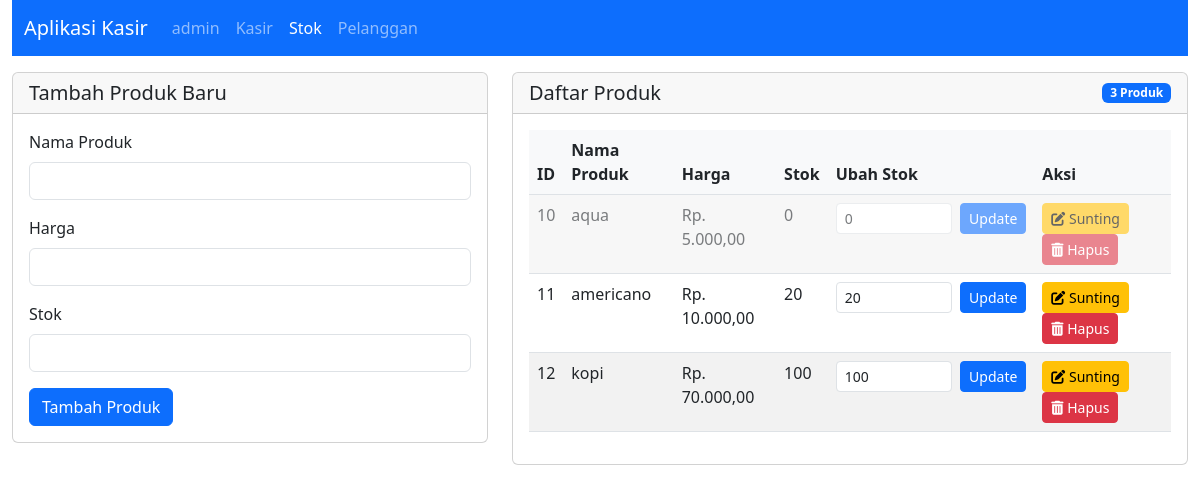
The app's page /stok.php with its own data.
### tables this page shows
CREATE TABLE `kasir_produk` (
  `ProdukID` int(11) NOT NULL,
  `NamaProduk` varchar(100) NOT NULL,
  `Harga` decimal(10,2) NOT NULL,
  `Stok` int(11) NOT NULL
);

### stok.php (the view, shortened to what this page needs)
<?php
include 'koneksi.php';
 $produk = mysqli_query($conn, "SELECT * FROM kasir_produk");
?>
<!DOCTYPE html>
<html lang="id">
<head>
    <link href="https://cdn.jsdelivr.net/npm/bootstrap@5.3.0/dist/css/bootstrap.min.css" rel="stylesheet">
    <link rel="stylesheet" href="https://cdnjs.cloudflare.com/ajax/libs/font-awesome/6.0.0/css/all.min.css">
</head>
<body>
    <div class="container-fluid">
        <nav class="navbar navbar-expand-lg navbar-dark bg-primary">
            <div class="container-fluid">
                <a class="navbar-brand" href="#">Aplikasi Kasir</a>
                <div class="collapse navbar-collapse">
                    <ul class="navbar-nav me-auto">
                        <li class="nav-item">
                            <a class="nav-link" href="dashboard.php">admin</a>
                        </li>
                        <li class="nav-item">
                            <a class="nav-link" href="index.php">Kasir</a>
                        </li>
                        <li class="nav-item">
                            <a class="nav-link active" href="stok.php">Stok</a>
                        </li>
                        <li class="nav-item">
                            <a class="nav-link" href="pelanggan.php">Pelanggan</a>
                        </li>
                    </ul>
                </div>
            </div>
        </nav>
        <div class="row mt-3">
            <div class="col-md-5">
                <div class="card">
                    <div class="card-header">
                        <h5 class="mb-0">Tambah Produk Baru</h5>
                    </div>
                    <div class="card-body">
                        <form method="POST" action="">
                            <div class="mb-3">
                                <label for="nama_produk" class="form-label">Nama Produk</label>
                                <input type="text" class="form-control" id="nama_produk" name="nama_produk" required>
                            </div>
                            <div class="mb-3">
                                <label for="harga" class="form-label">Harga</label>
                                <input type="number" class="form-control" id="harga" name="harga" min="0" step="0.01" required>
                            </div>
                            <div class="mb-3">
                                <label for="stok" class="form-label">Stok</label>
                                <input type="number" class="form-control" id="stok" name="stok" min="0" required>
                            </div>
                            <button type="submit" class="btn btn-primary" name="tambah_produk">Tambah Produk</button>
                        </form>
                    </div>
                </div>
            </div>
            <div class="col-md-7">
                <div class="card">
                    <div class="card-header d-flex justify-content-between align-items-center">
                        <h5 class="mb-0">Daftar Produk</h5>
                        <span class="badge bg-primary"><?php echo mysqli_num_rows($produk); ?> Produk</span>
                    </div>
                    <div class="card-body">
                        <div class="table-responsive">
                            <table class="table table-striped table-hover">
                                <thead>
                                    <tr>
                                        <th>ID</th>
                                        <th>Nama Produk</th>
                                        <th>Harga</th>
                                        <th>Stok</th>
                                        <th>Ubah Stok</th>
                                        <th>Aksi</th>
                                    </tr>
                                </thead>
                                <tbody>
                                    <?php if (mysqli_num_rows($produk) > 0) { ?>
                                        <?php while ($row = mysqli_fetch_assoc($produk)) { ?>
                                            <?php
                                            $cek_transaksi = "SELECT COUNT(*) as total FROM kasir_detailpenjualan WHERE ProdukID = '" . $row['ProdukID'] . "'";
                                            $result_transaksi = mysqli_query($conn, $cek_transaksi);
                                            $data_transaksi = mysqli_fetch_assoc($result_transaksi);
                                            $hasTransaction = $data_transaksi['total'] > 0;
                                            ?>
                                            <tr <?php echo $hasTransaction ? 'class="produk-terkait"' : ''; ?>>
                                                <td><?php echo $row['ProdukID']; ?></td>
                                                <td><?php echo $row['NamaProduk']; ?></td>
                                                <td>Rp. <?php echo number_format($row['Harga'], 2, ',', '.'); ?></td>
                                                <td><?php echo $row['Stok']; ?></td>
                                                <td>
                                                    <form method="POST" action="" class="d-flex">
                                                        <input type="number" class="form-control form-control-sm me-2" name="stok_baru" value="<?php echo $row['Stok']; ?>" min="0" required>
                                                        <button type="submit" class="btn btn-sm btn-primary" name="ubah_stok">Update</button>
                                                    </form>
                                                </td>
                                                <td>
                                                    <a href="edit_produk.php?id=<?php echo $row['ProdukID']; ?>" class="btn btn-sm btn-warning me-1">
                                                        <i class="fas fa-edit"></i> Sunting
                                                    </a>
                                                    <?php if ($hasTransaction) { ?>
                                                        <button type="button" class="btn btn-sm btn-danger force-delete"
                                                                data-bs-toggle="modal"
                                                                data-bs-target="#hapusModal<?php echo $row['ProdukID']; ?>"
                                                                title="Hapus produk dan semua data terkait">
                                                            <i class="fas fa-trash-alt"></i> Hapus
                                                        </button>
                                                    <?php } else { ?>
                                                        <button type="button" class="btn btn-sm btn-danger btn-hapus"
                                                                data-bs-toggle="modal"
                                                                data-bs-target="#hapusModal<?php echo $row['ProdukID']; ?>"
                                                                title="Hapus produk">
                                                            <i class="fas fa-trash-alt"></i> Hapus
                                                        </button>
                                                    <?php } ?>
                                                </td>
                                            </tr>
                                        <?php } ?>
                                    <?php } else { ?>
                                        <tr>
                                            <td colspan="6" class="text-center py-3">Tidak ada data produk</td>
                                        </tr>
                                    <?php } ?>
                                </tbody>
                            </table>
                        </div>
                    </div>
                </div>
            </div>
        </div>
    </div>
</body>
</html>

### stok.php (style rules this page uses)
.btn-hapus { transition: all 0.3s; }
.produk-terkait { opacity: 0.6; }
.table th { background-color: #f8f9fa; }
.force-delete { background-color: #dc3545; border-color: #dc3545; }

### records on screen
kasir_produk: ProdukID "10", NamaProduk "aqua", Harga "5.000,00", Stok "0", stok_baru "0"
kasir_produk: ProdukID "11", NamaProduk "americano", Harga "10.000,00", Stok "20", stok_baru "20"
kasir_produk: ProdukID "12", NamaProduk "kopi", Harga "70.000,00", Stok "100", stok_baru "100"

### other values on screen
mysqli_num_rows($produk) "3"
